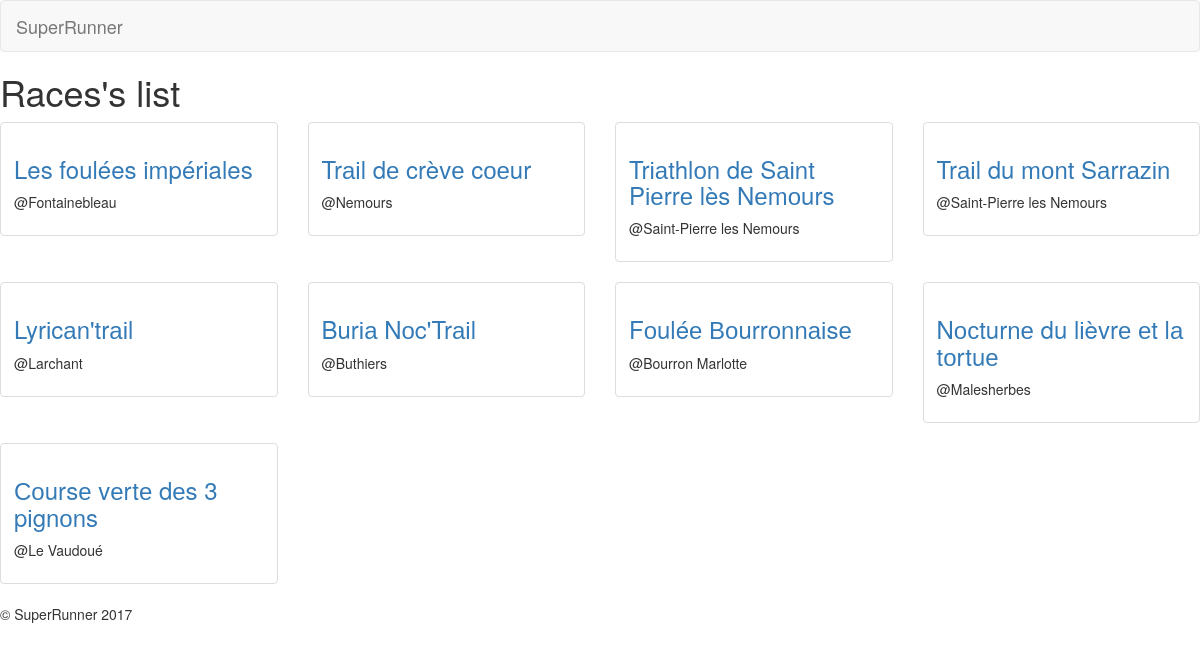
Page /content/ on the earlier database version.
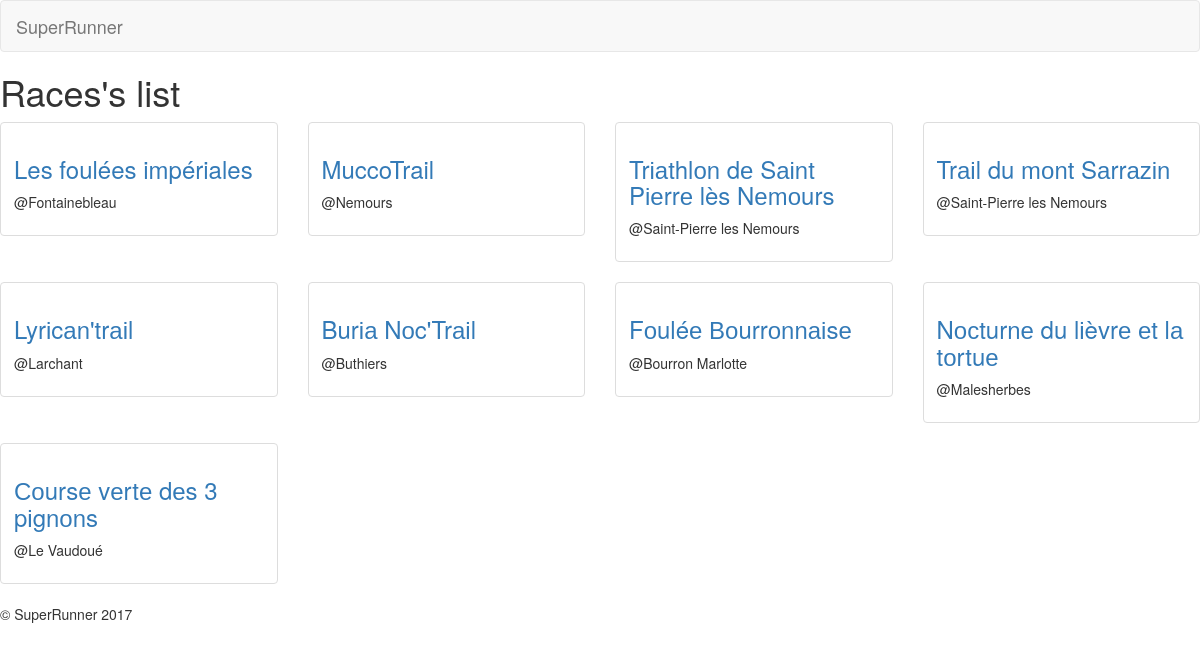
Same page on the later database version.
### content/models.py (models this page shows, shortened)
class Race(models.Model):
    name = models.CharField(max_length=100)
    city = models.CharField(max_length=100)
    postal_code = models.CharField(max_length=100)
    latitude = models.FloatField()
    longitude = models.FloatField()
    facebook_page_url = models.URLField(max_length=1000,default="")
    description = models.CharField(max_length=10000)
    date_start = models.DateTimeField(auto_now_add=False, auto_now=False)
    date_creation = models.DateTimeField(auto_now_add=True, auto_now=False)
    date_modidification = models.DateTimeField(auto_now_add=False, auto_now=True)

### content/views.py (the view)
def races(request):
	races = Race.objects.all()
	return render(request, 'content/races.html', {'races': races})

### content/templates/content/races.html
{% extends "base.html" %}
{% block content %}
<h1>Races's list</h1>
<div>
	{% for race in races %}
		{% if forloop.counter0|divisibleby:4 %}
			<div class="row">
		{% endif %}
		<div class="col-sm-6 col-md-3">
			<div class="thumbnail">
				<div class="caption">
					<h3><a href="{% url "race" race.id %}">{{ race.name }}</a></h3>
					<p>@{{ race.city }}</p>
				</div>
			</div>
		</div>
		{% if forloop.counter|divisibleby:4  %}
			</div>
		{% endif %}
	{% endfor %}
</div>
{% endblock %}

Differences in the rows shown:
changed Race "Nemours": name "Trаіl dе crèvе cоеur" → "MuccoTrail"
